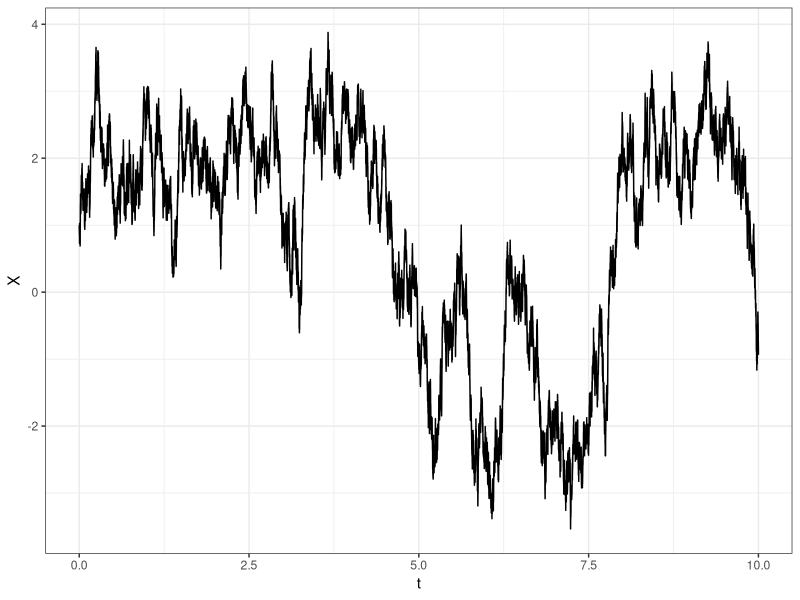
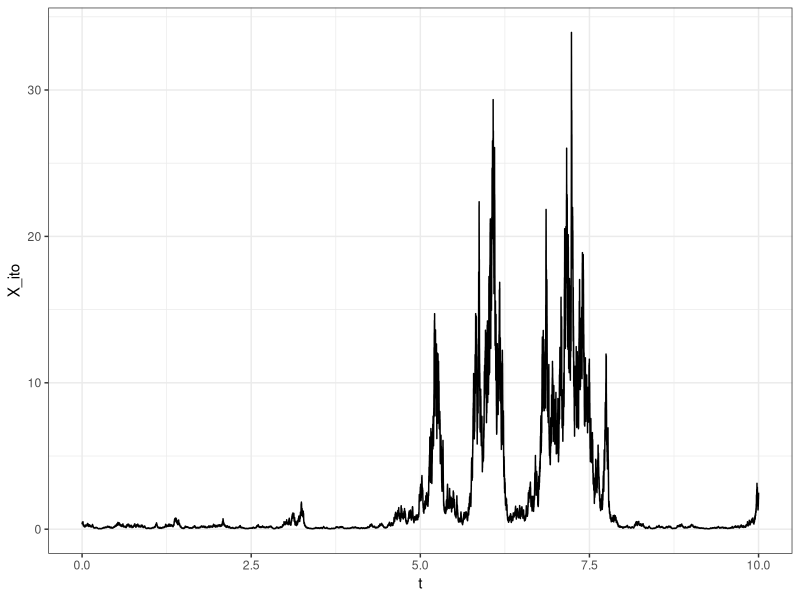

Write the R code that produced these figures, in order.
library(tidyverse)
theme_set(theme_bw())

sim_doublewell <- function(total_time, step_length, param, X_0){
  
  beta1 <- param[1]
  beta2 <- param[2]
  beta4 <- param[3]
  sigma <- param[4]
  
  # Calculate the number of steps correctly
  N <- as.integer(total_time / step_length) 
  if (total_time %% step_length != 0) {
    N <- N + 1
  }
  
  # Initialize the process
  X <- numeric(N + 1) # N + 1 to include the initial point
  X[1] <- X_0
  dW <- rnorm(N, mean = 0, sd = sqrt(step_length))
  
  # Euler-Maruyama method to simulate the process
  for (t in 2:(N + 1)) {
    X[t] <- X[t - 1] - (beta4 * X[t - 1]^3 - beta2 * X[t - 1] - beta1) * step_length + sigma * dW[t - 1]
  }
  
  X_ito <- numeric(N + 1)
  X_ito[1] <- exp(-X_0)
  
  for (t in 2:(N + 1)) {
    X_ito[t] <- X_ito[t - 1] + X_ito[t - 1] * (beta2 * log(X_ito[t - 1]) - beta4 * log(X_ito[t - 1])^3 - beta1 + 1/2 * sigma^2) * step_length - 
      sigma * X_ito[t - 1] * dW[t - 1]
  }
  
  t_vec <- seq(0, length.out = N + 1, by = step_length)
  
  # Create tibble
  tibble(t = t_vec, X = X, X_ito_manual = exp(-X), X_ito)
}

beta1 <- 1
beta2 <- 5
beta4 <- 1
sigma <- 3
x0 <- 1
actual_dt <- 0.0001
trueparam <- c(beta1, beta2, beta4, sigma)


sample_doublewell <- sim_doublewell(10, actual_dt, trueparam, x0)

sample_doublewell %>% ggplot(aes(x = t, y = X)) + geom_step()

sample_doublewell %>% ggplot(aes(x = t, y = X_ito)) + geom_step()

euler_maruyama_likelihood_doublewell <- function(param, data, dt){
  # Initialize parameters
  beta1 <- param[1]
  beta2 <- param[2]
  beta4 <- param[3]
  sigma <- exp(param[4])
  
  # Prepare data
  N <- length(data)
  lower_x <- data[1:(N - 1)]
  upper_x <- data[2:N]
  
  mu <- lower_x - (beta4 * lower_x^3 - beta2 * lower_x - beta1) * dt
  sd <- sigma * sqrt(dt)
  # likelihood_value <- 1/2 * sum(log(2*pi*sigma^2 * dt) + 
  #                                 (upper_x - lower_x - (beta4 * lower_x^3 - beta2 * lower_x - beta1) * dt)^2 /
  #                                 (sigma^2 * dt))
  -sum(dnorm(upper_x, mean = mu, sd = sd, log = TRUE))
  # likelihood_value
}

LT_likelihood_double_well <- function(param, data, dt){
  
  beta1 <- param[1]
  beta2 <- param[2]
  beta4 <- param[3]
  sigma <- param[4]
  
  
  N <- length(data)
  lower_x <- data[1:(N - 1)]
  upper_x <- data[2:N]
  
  f_delta_t <- 1 / sqrt(2 * beta4 * dt + lower_x^(-2))
  
  mu <- exp(beta2 * dt) * (f_delta_t + beta1 / beta2) - beta1 / beta2
  
  omega  <- sigma^2 / (2 * beta2) * (exp(2 * beta2 * dt) - 1)
  
  -sum(dnorm(upper_x, mean = mu, sd = sqrt(omega), log = TRUE))
}


optim(par = trueparam, fn = LT_likelihood_double_well,
      data = sample_doublewell$X, dt = actual_dt)

Strang_likelihood_double_well <- function(param, data, dt){
  
  beta1 <- param[1]
  beta2 <- param[2]
  beta4 <- param[3]
  sigma <- param[4]
  
  
  N <- length(data)
  lower_x <- data[1:(N - 1)]
  upper_x <- data[2:N]
  
  f_delta_t <- 1 / sqrt(beta4 * dt + lower_x^(-2))
  
  f_inverse_delta_t <- 1 / sqrt(1/upper_x^2 - beta4 * dt)
  
  f_prime_inverse_delta_t <- 1 / (upper_x^3 * (1 / upper_x^2 - beta4 * dt)^(3/2)) 
  
  mu <- exp(beta2 * dt) * (f_delta_t + beta1 / beta2) - beta1 / beta2
  
  omega  <- sigma^2 / (2 * beta2) * (exp(2 * beta2 * dt) - 1)
  
  -sum(dnorm(f_inverse_delta_t, mean = mu, sd = sqrt(omega), log = TRUE)) - sum(log(abs(f_prime_inverse_delta_t)))
}

optim(par = trueparam, fn = Strang_likelihood_double_well,
      data = sample_doublewell$X, dt = actual_dt)

euler_maruyama_likelihood_transformed_doublewell <- function(param, data, dt){
  # Initialize parameters
  beta1 <- param[1]
  beta2 <- param[2]
  beta4 <- param[3]
  sigma <- param[4]
  
  # Prepare data
  N <- length(data)
  lower_x <- data[1:(N - 1)]
  upper_x <- data[2:N]
  
likelihood_value <- 1/2 * sum(log(2*pi*sigma^2 * lower_x^2 * dt) + 
                                  (upper_x - lower_x * (1 + (beta2 * log(lower_x) - beta4 * log(lower_x)^3 - beta1 + sigma^2/2) * dt))^2 /
                                  (sigma^2 * lower_x^2 * dt))
  likelihood_value
}

## Optimization

result_euler_maruyama_likelihood_doublewell <-  optim(par = trueparam, fn = euler_maruyama_likelihood_doublewell,
                                                      data = sample_doublewell$X, dt = actual_dt)

result_euler_maruyama_likelihood_doublewell$par


result_euler_maruyama_likelihood_transformed_doublewell <-  optim(par = trueparam, fn = euler_maruyama_likelihood_transformed_doublewell,
                                                      data = sample_doublewell$X_ito, dt = actual_dt)

result_euler_maruyama_likelihood_transformed_doublewell$par
